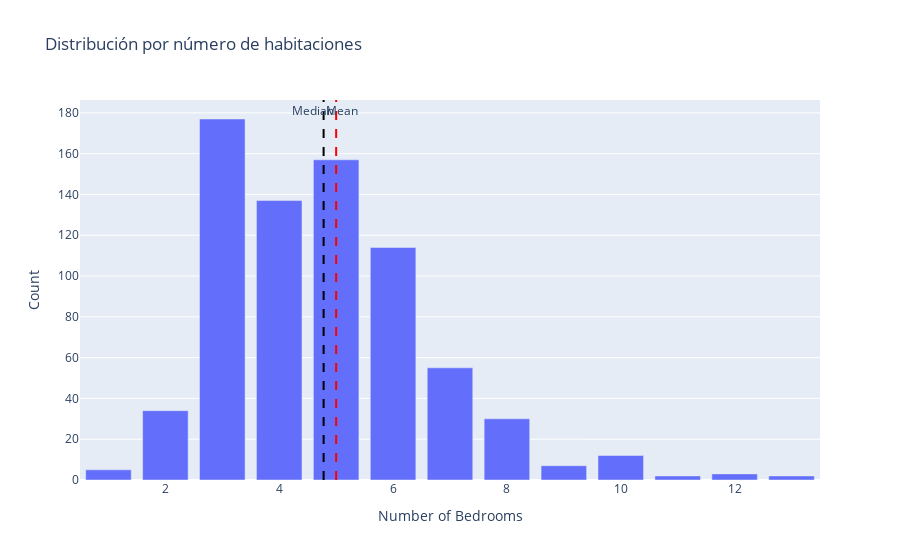

This figure's notebook cell:
### Markdown cell above
#### **bedrooms**

* Descripción: Número de habitaciones.
* Tipo de variable: Cuantitativa discreta.
* Normalidad: No

### Code cell
# Prepare data for the countplot
bedroom_counts = subset["bedrooms"].value_counts().reset_index()
bedroom_counts.columns = ["bedrooms", "count"]  # Rename columns

# Create a bar plot
fig = px.bar(
    bedroom_counts,
    x="bedrooms",             # Unique bedroom values
    y="count",                # Corresponding counts
    title="Distribución por número de habitaciones",
    labels={"bedrooms": "Number of Bedrooms", "count": "Count"}
)

# Calculate mean and median for the number of bedrooms
mean_value = subset["bedrooms"].mean()
median_value = subset["bedrooms"].median()

# Add vertical lines for mean and median
fig.add_vline(
    x=mean_value, 
    line=dict(color='black', dash='dash'), 
    annotation_text="Mean", 
    annotation_position="top right"
)
fig.add_vline(
    x=median_value, 
    line=dict(color='red', dash='dash'), 
    annotation_text="Median", 
    annotation_position="top left"
)

# Update layout to refine appearance
fig.update_layout(
    xaxis_title="Number of Bedrooms",
    yaxis_title="Count",
    legend_title_text="Metrics"
)

# Show the figure
fig.show()

### Figure 1 — Plotly figure (JSON) as saved in the notebook; plotly's stock layout.template omitted (floating-point values rounded to 4 significant figures)
{"data": [{"alignmentgroup": "True", "hovertemplate": "Number of Bedrooms=%{x}<br>Count=%{y}<extra></extra>", "legendgroup": "", "marker": {"color": "#636efa", "pattern": {"shape": ""}}, "name": "", "offsetgroup": "", "orientation": "v", "showlegend": false, "textposition": "auto", "type": "bar", "x": [3, 5, 4, 6, 7, 2, 8, 10, 9, 1, 12, 11, 13], "xaxis": "x", "y": [177, 157, 137, 114, 55, 34, 30, 12, 7, 5, 3, 2, 2], "yaxis": "y"}], "layout": {"annotations": [{"showarrow": false, "text": "Mean", "x": 4.78, "xanchor": "left", "xref": "x", "y": 1, "yanchor": "top", "yref": "y domain"}, {"showarrow": false, "text": "Median", "x": 5, "xanchor": "right", "xref": "x", "y": 1, "yanchor": "top", "yref": "y domain"}], "barmode": "relative", "legend": {"title": {"text": "Metrics"}, "tracegroupgap": 0}, "shapes": [{"line": {"color": "black", "dash": "dash"}, "type": "line", "x0": 4.78, "x1": 4.78, "xref": "x", "y0": 0, "y1": 1, "yref": "y domain"}, {"line": {"color": "red", "dash": "dash"}, "type": "line", "x0": 5, "x1": 5, "xref": "x", "y0": 0, "y1": 1, "yref": "y domain"}], "title": {"text": "Distribución por número de habitaciones"}, "xaxis": {"anchor": "y", "domain": [0, 1], "title": {"text": "Number of Bedrooms"}}, "yaxis": {"anchor": "x", "domain": [0, 1], "title": {"text": "Count"}}}}
